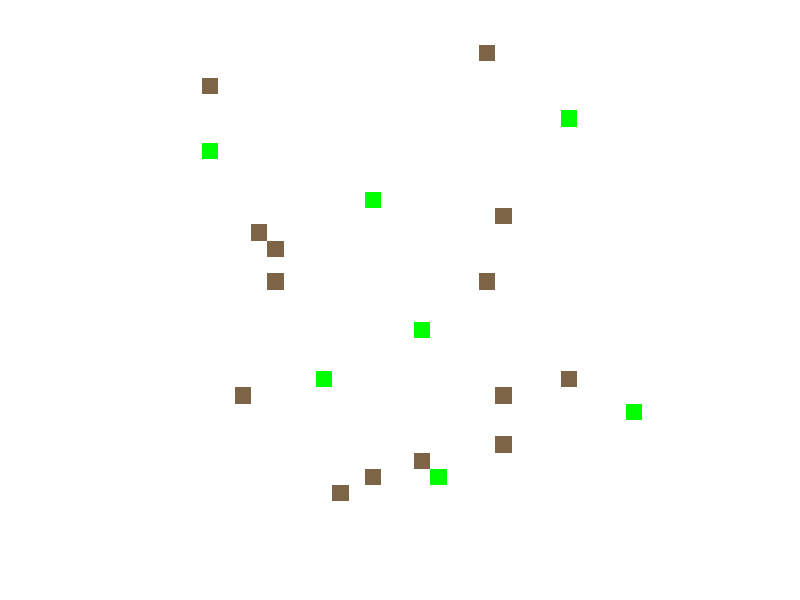

The MATLAB source for this figure: (Note: this script raises an error after producing the figure.)
% CS446 -- Computational Modeling and Simulation II
% Owen Goldthwaite, Gautam Mitra, Lolo Niemiec
% September 30, 2020
% Initial Simulation for Mutualism


%% Simulation Parameters %%%

% Seed the random number generator for testing
rng_set = rng(123456789);

% Time-related variables
dt = 1;             % timestep, increment by days
simLength = 365;    % length of simulation: 1 year
numIterations = 1 + simLength/dt;
animation_fps = 15;  % Speed of visualization

% Grid dimensions
row_count = 30; % width
col_count = 30; % length

%% Constants %%
EMPTY = 1;
GROWING_PLANT = 2;
PLANT = 3;
POLLINATED_PLANT = 4;
ANIMAL = 5;
POLLINATED_ANIMAL = 6;
POLLEN = 7;


prob_init_plant = 0.01; % initial probability a cell is plant
prob_init_animal = 0.01; % initial probability a cell is animal
prob_plant_death = 0.05; % probability plant death at each timestep
prob_pollination = 0.5; % probability animal will pick up/drop pollen
prob_pollen_production = 0.2; % chance that a plant will produce pollen
prob_pollen_spread = 0.15; % chance that pollen will spread to an adjacent empty cell
prob_animal_reproduce = .2; % chance that 2 animals will reproduce if conditions are good
prob_random_move = 0.15; % chance that an animal will move randomly with no stimuli

%% Counters for statistics
plant_counter = zeros(1, numIterations); % Keep track of the number of plants
animal_counter = zeros(1, numIterations); % Keep track # of animals

%% Set up grids
% Initialize grid to be all empty
grids = ones(row_count, col_count, numIterations) * EMPTY;

for row = 1:row_count
    for col = 1:col_count
        % Grid initialization, plants first
        plant_chance = rand;
        animal_chance = rand;
        
        % Get random number, if smaller than p, add a plant
        if plant_chance < prob_init_plant
            grids(row, col, 1) = GROWING_PLANT;

        % Now adding animals if smaller than p
        elseif animal_chance < prob_init_animal
            grids(row, col, 1) = ANIMAL;
        end
    end
end

% First value for counters
animal_counter(1) = sum(sum(grids(:,:,1)==ANIMAL)) +...
                              sum(sum(grids(:,:,1)==POLLINATED_ANIMAL));
plant_counter(1) = sum(sum(grids(:,:,1)==PLANT)) + ...
                             sum(sum(grids(:,:,1)==GROWING_PLANT)) + ...
                             sum(sum(grids(:,:,1)==POLLINATED_PLANT));
disp("Grids Initialized");

%% Main Simulation Loop
for frame = 2:numIterations
    
    %% Absorbing boundary condition
    % Create grids that are the size of the grid + 2 on each side
    extended_grid_size = size(grids( : , : , frame-1))+2;
    % Initialize all of the cells as empty
    extended_grid = ones(extended_grid_size) * EMPTY; 
    
    % Set the inside portion of the grids equal to the corresponding values 
    % from the previous timestep (a.k.a the previous frame)
    extended_grid(2:end-1, 2:end-1) = grids(:,:,frame-1);
    
    %% Loop for updating each cell in the grid
    % Loop over the indices corresponding to original(non-extended) grid
    for row = 2:row_count + 1
        for col = 2:col_count + 1

            % Store current cell
            current_cell = extended_grid(row, col);
            
            % Getting Moore Neighborhood
            north = extended_grid(row - 1, col);
            east  = extended_grid(row, col - 1);
            south = extended_grid(row + 1, col);
            west  = extended_grid(row, col + 1);
            
            northeast = extended_grid(row - 1, col - 1);
            southeast  = extended_grid(row + 1, col - 1);
            northwest = extended_grid(row - 1, col + 1);
            southwest  = extended_grid(row + 1, col + 1);

            % Put all of the neighbors into a list
            neighbors = [north, east, south, west, ...
             northeast, southeast, northwest, southwest];

            % List of Neighbor coordinates
            neighbor_coords = [ row-1 col; row col-1; row+1 col; row col+1; row-1 col-1; row+1 col-1; row-1 col+1; row+1 col+1 ];                    


            %% Update cell

            % Getting different counts of neighbors
            empty_count = sum(neighbors == EMPTY);
            pollen_count = sum(neighbors == POLLEN);

            norm_plant_count = sum(neighbors == PLANT);
            poll_plant_count = sum(neighbors == POLLINATED_PLANT);
            norm_animal_count = sum(neighbors == ANIMAL);
            poll_animal_count = sum(neighbors == POLLINATED_ANIMAL);
    
            animal_count = norm_animal_count + poll_animal_count; % Total animal count
            plant_count = poll_plant_count + norm_plant_count; % Total plant count


            % Empty cell behavior
            % If empty cell neighboring a pollinated plant than it will become a growing plant, highest priority
            % If Empty cell is neighboring pollen it will become pollen, this
            % will have to be restricted so it doesnt increase exponentially somehow
            % If empty cell is neighboring a pollen producing plant it will become pollen
            % Else it will remain empty
            if(current_cell == EMPTY)
                if(poll_plant_count > 0)
                    updated_cell = GROWING_PLANT;
                elseif(pollen_count > 0 && rand < prob_pollen_spread)
                    updated_cell = POLLEN;
                elseif(plant_count > 0 && rand < prob_pollen_production)
                    updated_cell = POLLEN;
                elseif(animal_count > 1 && plant_count > 0 && rand < prob_animal_reproduce)
                    updated_cell = ANIMAL;
                else
                    updated_cell = EMPTY;
                end
            
            % Animal Behavior
            % If next to plant has a chance to become pollen carrying animal, this takes a timestep so it cannot move and do this
            % If next to pollen will become an empty cell because the pollen will become an animal (moving towards flower)
            % If totally surrounded by other animals/plants it will die and become empty
            % If no pollen currently nothing will happen (random movement later?)
            elseif (current_cell == ANIMAL)
                if (plant_count > 0 && rand < prob_pollination) % Pollinated plants can pollinate too, hermaphroditic currently
                    updated_cell = POLLINATED_ANIMAL; % Gets pollen from plant
                elseif (pollen_count > 0)
                    updated_cell = EMPTY; % Moving to pollen (done in pollen check)
                elseif (plant_count + animal_count == 8)
                    updated_cell = EMPTY; % Death
                else
                    updated_cell = ANIMAL; % Nothing happens
                end
            
            % Pollinated animal behavior
            % If next to plant has a chance to lose the pollen it's carrying
            % If next to pollen cell will become empty to move like normal animal
            % If totally surrounded will also die like normal animal
            % If no special conditonis are met will remain same like before
            elseif (current_cell == POLLINATED_ANIMAL)
                if (plant_count > 0 && rand < prob_pollination)
                    updated_cell = ANIMAL; % Loses pollen
                elseif (pollen_count > 0)
                    updated_cell = EMPTY; % Moving to pollen (done in pollen check)
                elseif (plant_count + animal_count == length(neighbors))
                    updated_cell = EMPTY; % Death
                else
                    updated_cell = POLLINATED_ANIMAL;
                end

            % Pollen cell state behavior
            % If next to an animal or pollinated animal will become one of them, pollinated higher priority
            % Elseif next to empty cell will become empty (empty will then become pollen)
            elseif (current_cell == POLLEN)
                if(animal_count == 1)
                    if (poll_animal_count > 0)
                        updated_cell = POLLINATED_ANIMAL;
                    elseif (norm_animal_count > 0)
                        updated_cell = ANIMAL;
                    end
                elseif(empty_count > 0)
                    updated_cell = EMPTY;
                end
            
            % Growing plant behavior
            % Just becomes a normal plant next timestep
            elseif (current_cell == GROWING_PLANT)
                updated_cell = PLANT;

            % Normal plant state behavior
            % If next to pollinated animal then has chance to become a pollinated plant
            % Else just has small random chance to die
            % Else if nothing happens, just remains a plant
            elseif (current_cell == PLANT)
                if(poll_animal_count > 0 && rand < prob_pollination)
                    updated_cell = POLLINATED_PLANT;
                elseif(rand < prob_plant_death)
                    updated_cell = EMPTY;
                else
                    updated_cell = PLANT; % Just remains a plant
                end

            % Pollinated Plant state behavior
            % If next to an empty cell then turns into a normal plant since new plant will grow in said empty cell
            % Else just remains pollinated, waiting for empty location
            elseif (current_cell == POLLINATED_PLANT)
                if(empty_count > 0)
                    updated_cell = PLANT;
                else
                    updated_cell = POLLINATED_PLANT;
                end
                          
            end
            % Updating next grid with the new cell value
            grids(row-1, col-1 , frame) = updated_cell;
        end
    end
    
    animal_counter(frame) = sum(sum(grids(:,:,frame)==ANIMAL)) +...
                              sum(sum(grids(:,:,frame)==POLLINATED_ANIMAL));
    plant_counter(frame) = sum(sum(grids(:,:,frame)==PLANT)) + ...
                             sum(sum(grids(:,:,frame)==GROWING_PLANT)) + ...
                             sum(sum(grids(:,:,frame)==POLLINATED_PLANT));
end

disp("All grids calculated");

%% Visualize the grid

% Create the window for the animation
viz_fig = figure;
viz_axes = axes(viz_fig);

% Set the colors
map = [ 1       1       1;          % Empty Cell: white
        0  1  0;                    % Growing Plant Cell
        109/255 188/255 0;          % Plant Cell
        109/255 120/255 0;          % Pollinated plant
        125/255 100/255  70/255;          % Animal Cell: grey blue 
        0       0      0;          % Pollinated Animal Cell: light blue
        230/255 255/255 0];         % Pollen color        

colormap(viz_axes, map); 

% Remove axis labels, make aspect ratio look good, and maintain that state
axis off;
axis equal;
hold on;

disp("Drawing...");
for i = 1:numIterations

    
    % Following line allows for frame-by-frame viewing of grid
%     w = waitforbuttonpress;

    if(i>1) % Refresh the image
        delete(time_counter_text);
        delete(animal_counter_text);
        delete(plant_counter_text);
    end
    
    % Turn each grid into an image
    image(viz_axes, grids(:, :, i));
    
    % Draw text
    time_counter_text = text(viz_axes,0.1,1.025,"Current Time Step: " + ...
        string(i), 'Units', 'Normalized');
    animal_counter_text = text(viz_axes,0.9,0,"Animals: " + ...
            animal_counter(i), 'Units', 'Normalized');
    plant_counter_text = text(viz_axes,0.9,0.05,"Plants: " + ...
        plant_counter(i), 'Units', 'Normalized');
    
    pause(1/animation_fps);
end

% Create the graphs for the counters
animal_fig = figure;
animal_axes = axes(animal_fig);

plant_fig = figure;
plant_axes = axes(plant_fig);

plot(animal_axes, 1:numIterations, animal_counter, 'color', [1 0.5 0.17]);
plot(plant_axes, 1:numIterations, plant_counter);

title(animal_axes, "Animal Population Throughout Simulation");
ylabel(animal_axes, "Number of animals (incl. pollen-carrying)");
xlabel(animal_axes, "Time step");
ylim(animal_axes, [0, max(animal_counter)+5]);

title(plant_axes, "Plant Population Throughout Simulation");
ylabel(plant_axes, "Number of animals (incl. growing and pollinated)");
xlabel(plant_axes, "Time step");
ylim(plant_axes, [0, max(plant_counter)+5]);


disp("Simulation complete!");